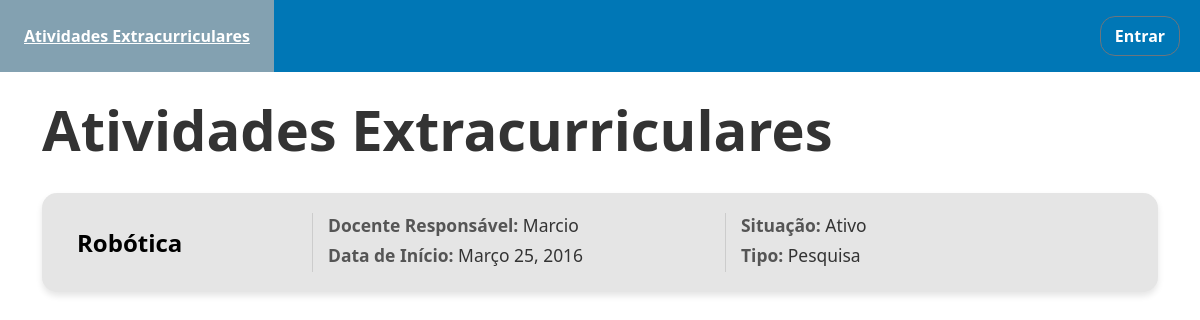
The app's page /, older data.
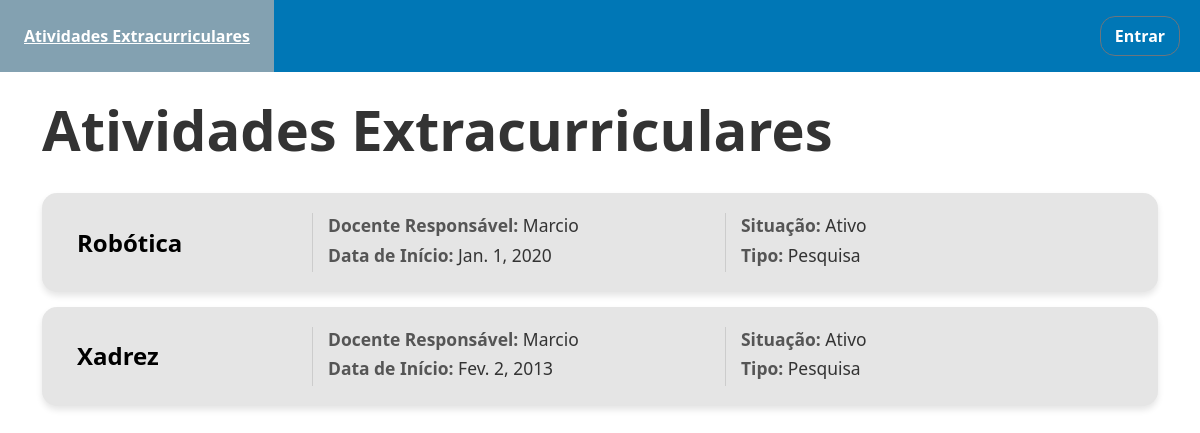
The same page, newer data.
### site_pfi/models.py (models this page shows, shortened)
class AtividadeExtracurricular(models.Model):
    nome = models.CharField(max_length=50)
    descricao = models.TextField() #Talvez depois definir um numero maximo de caracterres
    tipo = models.CharField(max_length=50)
    situacao = models.CharField(max_length=50)
    data_inicio = models.DateField()
    data_termino = models.DateField(blank=True, null=True)
    docente = models.ForeignKey('Docente', on_delete=models.DO_NOTHING)

class Docente(models.Model):
    user = models.OneToOneField(User, on_delete=models.CASCADE)
    nome = models.CharField(max_length=50)
    formacao = models.CharField(max_length=80)
    def __str__(self):
        return self.nome

### site_pfi/views.py (the view)
# urls.py: path('', AtividadeListView.as_view(), name='atividade_extracurricular'),
class AtividadeListView(ListView):
    model = AtividadeExtracurricular
    template_name = 'ativi_extracurriculares.html'
    form_class = AtividadeForms
    context_object_name = 'atividade_extracurricular'
    extra_context = {'form_titulo' : 'Lista de Atividades Extracurricular'}

### templates/ativi_extracurriculares.html (shortened to what this page needs)
{% extends 'page.html' %}
{% block conteudo %}
    <div class="content container mt-4">
            <h2 class="section-title">
                Atividades Extracurriculares
            </h2>
        <div class="activities-list">
            {% for al in atividade_extracurricular %}
                <a href="{% url 'exibir_atividade' al.pk %}" class="activity-card">
                    <div class="card-section card-name">
                        <span class="activity-name">{{ al.nome }}</span>
                    </div>
                    <div class="card-section card-details-1">
                        <p>
                            <strong>Docente Responsável:</strong> <span
                                class="detail-value">{{ al.docente }}</span>
                        </p>
                        <p>
                            <strong>Data de Início:</strong> <span class="detail-value">{{ al.data_inicio }}</span>
                        </p>
                    </div>
                    <div class="card-section card-details-2">
                        <p>
                            <strong>Situação:</strong> <span class="detail-value">{{ al.situacao }}</span>
                        </p>
                        <p>
                            <strong>Tipo:</strong> <span class="detail-value">{{ al.tipo }}</span>
                        </p>
                    </div>
                </a>
            {% endfor %}
        </div>
    </div>
{% endblock conteudo %}

Row changes from the older to the newer data that the page shows:
changed AtividadeExtracurricular "Robótica": data_inicio "Março 25, 2016" → "Jan. 1, 2020"
added AtividadeExtracurricular: nome "Xadrez", docente "Marcio", data_inicio "Fev. 2, 2013", situacao "Ativo", tipo "Pesquisa"
